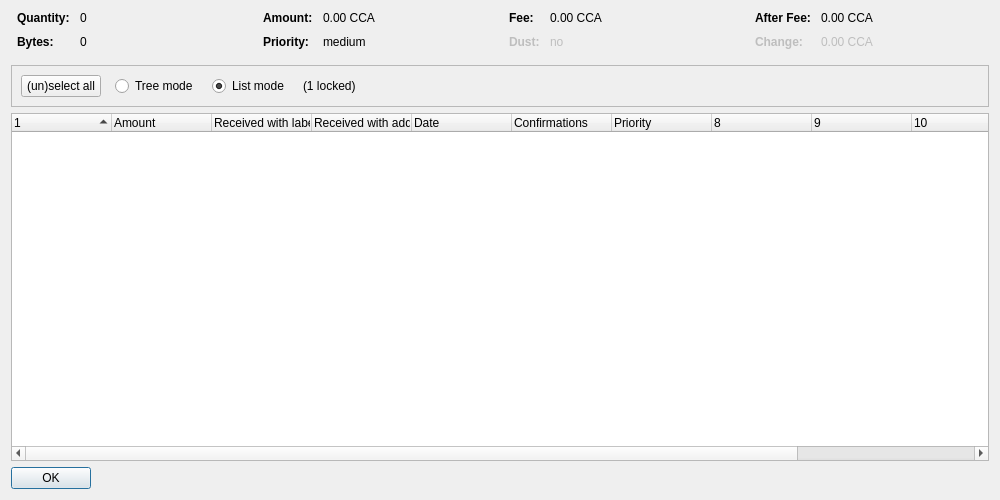
<?xml version="1.0" encoding="UTF-8"?>
<ui version="4.0">
 <class>CoinControlDialog</class>
 <widget class="QDialog" name="CoinControlDialog">
  <property name="geometry">
   <rect>
    <x>0</x>
    <y>0</y>
    <width>1000</width>
    <height>500</height>
   </rect>
  </property>
  <property name="windowTitle">
   <string>Coin Selection</string>
  </property>
  <layout class="QVBoxLayout" name="verticalLayout">
   <item>
    <layout class="QHBoxLayout" name="horizontalLayoutTop" stretch="0,0,0,0">
     <property name="topMargin">
      <number>0</number>
     </property>
     <property name="bottomMargin">
      <number>10</number>
     </property>
     <item>
      <layout class="QFormLayout" name="formLayoutCoinControl1">
       <property name="horizontalSpacing">
        <number>10</number>
       </property>
       <property name="verticalSpacing">
        <number>10</number>
       </property>
       <property name="leftMargin">
        <number>6</number>
       </property>
       <property name="rightMargin">
        <number>6</number>
       </property>
       <item row="0" column="0">
        <widget class="QLabel" name="labelCoinControlQuantityText">
         <property name="font">
          <font>
           <weight>75</weight>
           <bold>true</bold>
          </font>
         </property>
         <property name="text">
          <string>Quantity:</string>
         </property>
        </widget>
       </item>
       <item row="0" column="1">
        <widget class="QLabel" name="labelCoinControlQuantity">
         <property name="cursor">
          <cursorShape>IBeamCursor</cursorShape>
         </property>
         <property name="contextMenuPolicy">
          <enum>Qt::ActionsContextMenu</enum>
         </property>
         <property name="text">
          <string notr="true">0</string>
         </property>
         <property name="textInteractionFlags">
          <set>Qt::LinksAccessibleByMouse|Qt::TextSelectableByKeyboard|Qt::TextSelectableByMouse</set>
         </property>
        </widget>
       </item>
       <item row="1" column="0">
        <widget class="QLabel" name="labelCoinControlBytesText">
         <property name="font">
          <font>
           <weight>75</weight>
           <bold>true</bold>
          </font>
         </property>
         <property name="text">
          <string>Bytes:</string>
         </property>
        </widget>
       </item>
       <item row="1" column="1">
        <widget class="QLabel" name="labelCoinControlBytes">
         <property name="cursor">
          <cursorShape>IBeamCursor</cursorShape>
         </property>
         <property name="contextMenuPolicy">
          <enum>Qt::ActionsContextMenu</enum>
         </property>
         <property name="text">
          <string notr="true">0</string>
         </property>
         <property name="textInteractionFlags">
          <set>Qt::LinksAccessibleByMouse|Qt::TextSelectableByKeyboard|Qt::TextSelectableByMouse</set>
         </property>
        </widget>
       </item>
      </layout>
     </item>
     <item>
      <layout class="QFormLayout" name="formLayoutCoinControl2">
       <property name="horizontalSpacing">
        <number>10</number>
       </property>
       <property name="verticalSpacing">
        <number>10</number>
       </property>
       <property name="leftMargin">
        <number>6</number>
       </property>
       <property name="rightMargin">
        <number>6</number>
       </property>
       <item row="0" column="0">
        <widget class="QLabel" name="labelCoinControlAmountText">
         <property name="font">
          <font>
           <weight>75</weight>
           <bold>true</bold>
          </font>
         </property>
         <property name="text">
          <string>Amount:</string>
         </property>
        </widget>
       </item>
       <item row="0" column="1">
        <widget class="QLabel" name="labelCoinControlAmount">
         <property name="cursor">
          <cursorShape>IBeamCursor</cursorShape>
         </property>
         <property name="contextMenuPolicy">
          <enum>Qt::ActionsContextMenu</enum>
         </property>
         <property name="text">
          <string notr="true">0.00 CCA</string>
         </property>
         <property name="textInteractionFlags">
          <set>Qt::LinksAccessibleByMouse|Qt::TextSelectableByKeyboard|Qt::TextSelectableByMouse</set>
         </property>
        </widget>
       </item>
       <item row="1" column="0">
        <widget class="QLabel" name="labelCoinControlPriorityText">
         <property name="font">
          <font>
           <weight>75</weight>
           <bold>true</bold>
          </font>
         </property>
         <property name="text">
          <string>Priority:</string>
         </property>
        </widget>
       </item>
       <item row="1" column="1">
        <widget class="QLabel" name="labelCoinControlPriority">
         <property name="cursor">
          <cursorShape>IBeamCursor</cursorShape>
         </property>
         <property name="contextMenuPolicy">
          <enum>Qt::ActionsContextMenu</enum>
         </property>
         <property name="text">
          <string notr="true">medium</string>
         </property>
         <property name="textInteractionFlags">
          <set>Qt::LinksAccessibleByMouse|Qt::TextSelectableByKeyboard|Qt::TextSelectableByMouse</set>
         </property>
        </widget>
       </item>
      </layout>
     </item>
     <item>
      <layout class="QFormLayout" name="formLayoutCoinControl3">
       <property name="horizontalSpacing">
        <number>10</number>
       </property>
       <property name="verticalSpacing">
        <number>10</number>
       </property>
       <property name="leftMargin">
        <number>6</number>
       </property>
       <property name="rightMargin">
        <number>6</number>
       </property>
       <item row="0" column="0">
        <widget class="QLabel" name="labelCoinControlFeeText">
         <property name="font">
          <font>
           <weight>75</weight>
           <bold>true</bold>
          </font>
         </property>
         <property name="text">
          <string>Fee:</string>
         </property>
        </widget>
       </item>
       <item row="0" column="1">
        <widget class="QLabel" name="labelCoinControlFee">
         <property name="cursor">
          <cursorShape>IBeamCursor</cursorShape>
         </property>
         <property name="contextMenuPolicy">
          <enum>Qt::ActionsContextMenu</enum>
         </property>
         <property name="text">
          <string notr="true">0.00 CCA</string>
         </property>
         <property name="textInteractionFlags">
          <set>Qt::LinksAccessibleByMouse|Qt::TextSelectableByKeyboard|Qt::TextSelectableByMouse</set>
         </property>
        </widget>
       </item>
       <item row="1" column="0">
        <widget class="QLabel" name="labelCoinControlLowOutputText">
         <property name="enabled">
          <bool>false</bool>
         </property>
         <property name="font">
          <font>
           <weight>75</weight>
           <bold>true</bold>
          </font>
         </property>
         <property name="text">
          <string>Dust:</string>
         </property>
        </widget>
       </item>
       <item row="1" column="1">
        <widget class="QLabel" name="labelCoinControlLowOutput">
         <property name="enabled">
          <bool>false</bool>
         </property>
         <property name="cursor">
          <cursorShape>IBeamCursor</cursorShape>
         </property>
         <property name="contextMenuPolicy">
          <enum>Qt::ActionsContextMenu</enum>
         </property>
         <property name="text">
          <string notr="true">no</string>
         </property>
         <property name="textInteractionFlags">
          <set>Qt::LinksAccessibleByMouse|Qt::TextSelectableByKeyboard|Qt::TextSelectableByMouse</set>
         </property>
        </widget>
       </item>
      </layout>
     </item>
     <item>
      <layout class="QFormLayout" name="formLayoutCoinControl4">
       <property name="horizontalSpacing">
        <number>10</number>
       </property>
       <property name="verticalSpacing">
        <number>10</number>
       </property>
       <property name="leftMargin">
        <number>6</number>
       </property>
       <property name="rightMargin">
        <number>6</number>
       </property>
       <item row="0" column="0">
        <widget class="QLabel" name="labelCoinControlAfterFeeText">
         <property name="font">
          <font>
           <weight>75</weight>
           <bold>true</bold>
          </font>
         </property>
         <property name="text">
          <string>After Fee:</string>
         </property>
        </widget>
       </item>
       <item row="0" column="1">
        <widget class="QLabel" name="labelCoinControlAfterFee">
         <property name="cursor">
          <cursorShape>IBeamCursor</cursorShape>
         </property>
         <property name="contextMenuPolicy">
          <enum>Qt::ActionsContextMenu</enum>
         </property>
         <property name="text">
          <string notr="true">0.00 CCA</string>
         </property>
         <property name="textInteractionFlags">
          <set>Qt::LinksAccessibleByMouse|Qt::TextSelectableByKeyboard|Qt::TextSelectableByMouse</set>
         </property>
        </widget>
       </item>
       <item row="1" column="0">
        <widget class="QLabel" name="labelCoinControlChangeText">
         <property name="enabled">
          <bool>false</bool>
         </property>
         <property name="font">
          <font>
           <weight>75</weight>
           <bold>true</bold>
          </font>
         </property>
         <property name="text">
          <string>Change:</string>
         </property>
        </widget>
       </item>
       <item row="1" column="1">
        <widget class="QLabel" name="labelCoinControlChange">
         <property name="enabled">
          <bool>false</bool>
         </property>
         <property name="cursor">
          <cursorShape>IBeamCursor</cursorShape>
         </property>
         <property name="contextMenuPolicy">
          <enum>Qt::ActionsContextMenu</enum>
         </property>
         <property name="text">
          <string notr="true">0.00 CCA</string>
         </property>
         <property name="textInteractionFlags">
          <set>Qt::LinksAccessibleByMouse|Qt::TextSelectableByKeyboard|Qt::TextSelectableByMouse</set>
         </property>
        </widget>
       </item>
      </layout>
     </item>
    </layout>
   </item>
   <item>
    <widget class="QFrame" name="frame">
     <property name="minimumSize">
      <size>
       <width>0</width>
       <height>40</height>
      </size>
     </property>
     <property name="frameShape">
      <enum>QFrame::StyledPanel</enum>
     </property>
     <property name="frameShadow">
      <enum>QFrame::Sunken</enum>
     </property>
     <layout class="QHBoxLayout" name="horizontalLayout">
      <item>
       <layout class="QHBoxLayout" name="horizontalLayoutPanel" stretch="0,0,0,0,0">
        <property name="spacing">
         <number>14</number>
        </property>
        <item>
         <widget class="QPushButton" name="pushButtonSelectAll">
          <property name="sizePolicy">
           <sizepolicy hsizetype="Maximum" vsizetype="Fixed">
            <horstretch>0</horstretch>
            <verstretch>0</verstretch>
           </sizepolicy>
          </property>
          <property name="text">
           <string>(un)select all</string>
          </property>
          <property name="autoDefault">
           <bool>false</bool>
          </property>
         </widget>
        </item>
        <item>
         <widget class="QRadioButton" name="radioTreeMode">
          <property name="sizePolicy">
           <sizepolicy hsizetype="Maximum" vsizetype="Fixed">
            <horstretch>0</horstretch>
            <verstretch>0</verstretch>
           </sizepolicy>
          </property>
          <property name="text">
           <string>Tree mode</string>
          </property>
         </widget>
        </item>
        <item>
         <widget class="QRadioButton" name="radioListMode">
          <property name="sizePolicy">
           <sizepolicy hsizetype="Maximum" vsizetype="Fixed">
            <horstretch>0</horstretch>
            <verstretch>0</verstretch>
           </sizepolicy>
          </property>
          <property name="text">
           <string>List mode</string>
          </property>
          <property name="checked">
           <bool>true</bool>
          </property>
         </widget>
        </item>
        <item>
         <widget class="QLabel" name="labelLocked">
          <property name="text">
           <string notr="true">(1 locked)</string>
          </property>
         </widget>
        </item>
        <item>
         <spacer name="horizontalSpacer">
          <property name="orientation">
           <enum>Qt::Horizontal</enum>
          </property>
          <property name="sizeHint" stdset="0">
           <size>
            <width>40</width>
            <height>20</height>
           </size>
          </property>
         </spacer>
        </item>
       </layout>
      </item>
     </layout>
    </widget>
   </item>
   <item>
    <widget class="CoinControlTreeWidget" name="treeWidget">
     <property name="contextMenuPolicy">
      <enum>Qt::CustomContextMenu</enum>
     </property>
     <property name="sortingEnabled">
      <bool>false</bool>
     </property>
     <property name="columnCount">
      <number>12</number>
     </property>
     <attribute name="headerShowSortIndicator" stdset="0">
      <bool>true</bool>
     </attribute>
     <attribute name="headerStretchLastSection">
      <bool>false</bool>
     </attribute>
     <column>
      <property name="text">
       <string/>
      </property>
     </column>
     <column>
      <property name="text">
       <string>Amount</string>
      </property>
     </column>
     <column>
      <property name="text">
       <string>Received with label</string>
      </property>
     </column>
     <column>
      <property name="text">
       <string>Received with address</string>
      </property>
     </column>
     <column>
      <property name="text">
       <string>Date</string>
      </property>
     </column>
     <column>
      <property name="text">
       <string>Confirmations</string>
      </property>
      <property name="toolTip">
       <string>Confirmed</string>
      </property>
     </column>
     <column>
      <property name="text">
       <string>Priority</string>
      </property>
     </column>
     <column>
      <property name="text">
       <string/>
      </property>
     </column>
     <column>
      <property name="text">
       <string/>
      </property>
     </column>
     <column>
      <property name="text">
       <string/>
      </property>
     </column>
     <column>
      <property name="text">
       <string/>
      </property>
     </column>
     <column>
      <property name="text">
       <string/>
      </property>
     </column>
    </widget>
   </item>
   <item>
    <widget class="QDialogButtonBox" name="buttonBox">
     <property name="sizePolicy">
      <sizepolicy hsizetype="Maximum" vsizetype="Fixed">
       <horstretch>0</horstretch>
       <verstretch>0</verstretch>
      </sizepolicy>
     </property>
     <property name="orientation">
      <enum>Qt::Horizontal</enum>
     </property>
     <property name="standardButtons">
      <set>QDialogButtonBox::Ok</set>
     </property>
    </widget>
   </item>
  </layout>
 </widget>
 <customwidgets>
  <customwidget>
   <class>CoinControlTreeWidget</class>
   <extends>QTreeWidget</extends>
   <header>coincontroltreewidget.h</header>
  </customwidget>
 </customwidgets>
 <resources/>
 <connections/>
</ui>
